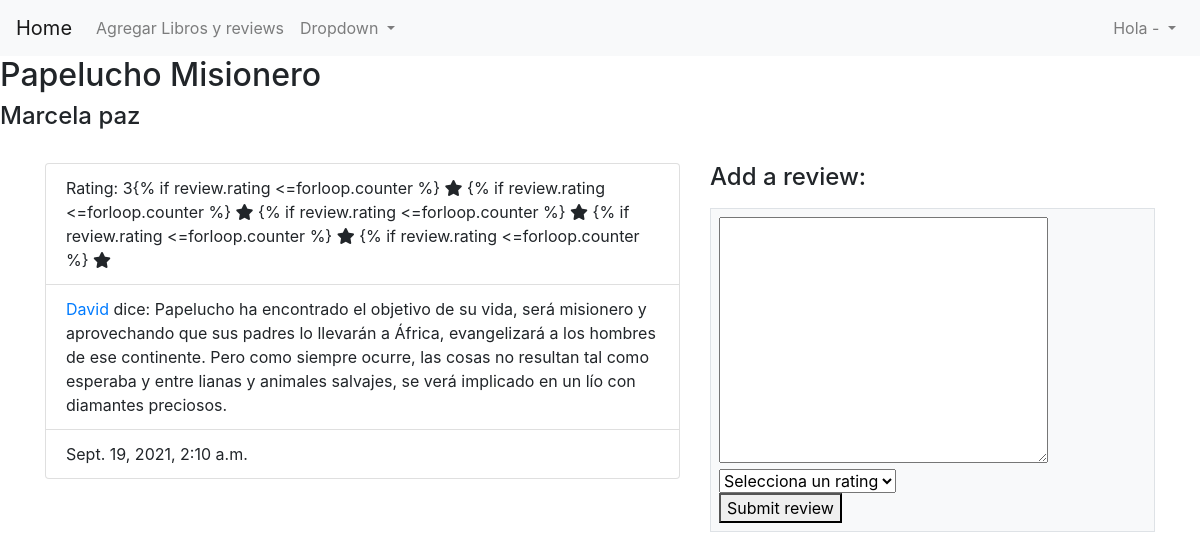
The page /libros/2/ on the database its author committed.
### login/models.py (models this page shows)
class Libro(models.Model):
    id = models.AutoField(primary_key=True)
    titulo = models.CharField(max_length=40)
    autor = models.ForeignKey(Autor, on_delete=CASCADE, related_name="libros")

class Autor(models.Model):
    id = models.AutoField(primary_key=True)
    nombre = models.CharField(max_length=40)

class Review(models.Model):
    id = models.AutoField(primary_key=True)
    usuario = models.ForeignKey(User, on_delete=CASCADE, related_name="reviewer")
    contenido = models.TextField(default='')
    libro = models.ForeignKey(Libro, on_delete=CASCADE, related_name="librox")
    created_at = models.DateTimeField(auto_now_add=True)
    updated_at = models.DateTimeField(auto_now=True)
    rating = models.IntegerField(default=0)

class User(models.Model):
    id = models.AutoField(primary_key=True)
    nombre = models.CharField(max_length=40)
    alias = models.CharField(max_length=40)
    email = models.CharField(max_length=40)
    password = models.CharField(max_length=255)
    rol = models.PositiveIntegerField(default=1)
    created_at = models.DateTimeField(auto_now_add=True)
    updated_at = models.DateTimeField(auto_now=True)
    objects = UserManager()

### home/views.py (the view)
# urls.py: path('<int:libro_id>/', views.edit, name='edit'),
def edit(request, libro_id):
    context = {
        'libro': Libro.objects.get(id = libro_id),
        'reviews': Review.objects.filter(libro = Libro.objects.get(id = libro_id)).order_by('-id')[:3],
    }
    return render(request, 'libro.html', context)

### login/templates/libro.html (shortened to what this page needs)
<!DOCTYPE html>
<html lang="en">
<head>
    {% load static %}
    <link rel="stylesheet" href="https://cdn.jsdelivr.net/npm/bootstrap@4.6.0/dist/css/bootstrap.min.css">
</head>
<body>
    <div class="wrapper">
        {% include "navbar.html" %}
        <div class="header">
            <h2>{{libro.titulo}}</h2>
            <h4>{{libro.autor.nombre}}</h4>
        </div>
        <br>
        <div class="container">
            <div class="row">
                <div class="col-7">
                    {% for review in reviews|slice:":3" %}
                    <ul class="list-group">
                        <li class="list-group-item">Rating: {{review.rating}}{% for i in '01234'|make_list %}{% if review.rating
                            <=forloop.counter %} <i class="fas fa-star"></i> {% endfor %}
                        </li>
                        <li class="list-group-item">
                            <a href="/users/{{review.usuario.id}}">{{review.usuario.nombre}}</a> dice: {{review.contenido}}</li>
                        <li class="list-group-item">{{review.updated_at}}</li>
                    </ul>
                    <br /> {% endfor%}
                </div>
                <div class="col-5">
                    <h4 class="mb-3">Add a review:</h4>
                    <div class="h-80 w-100 border border-ligth py-2 px-2 bg-light text-dark">
                        <form action="{% url 'add_review' %}" method="POST">
                            <textarea name="review" id="review" cols="30" rows="10"></textarea>
                            <br>
                            <select name="rating" id="rating" class="">
                                <option value="0" selected>Selecciona un rating</option>
                            </select>
                            <br>
                            <button type="submit">Submit review</button>
                        </form>
                    </div>
                </div>
            </div>
        </div>
    </div>
</body>
</html>

### rows shown on the page
Libro: titulo "Papelucho Misionero", autor.nombre "Marcela paz"
Review: rating "3", usuario.nombre "David", contenido "Papelucho ha encontrado el objetivo de su vida, será misionero y aprovechando que sus padres lo llevarán a África, evangelizará a los hombres de ese continente. Pero como siempre ocurre, las cosas no resultan tal como esperaba y entre lianas y animales salvajes, se verá implicado en un lío con diamantes preciosos.", updated_at "Sept. 19, 2021, 2:10 a.m."
